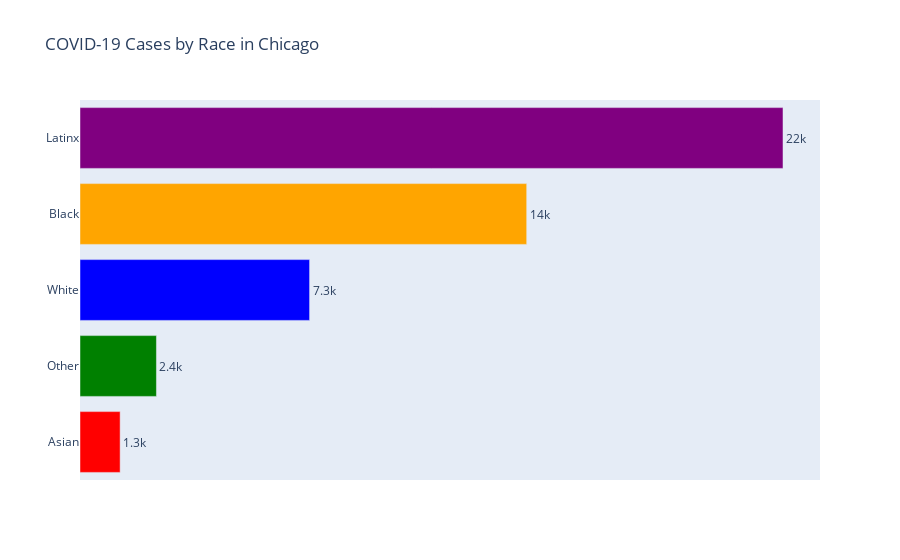

Notebook code for this chart:
### Code cell
# Calculate the cumulative cases of each race
cul_latinx = case_by_race_df["cases_latinx"].sum()
cul_asian = case_by_race_df["cases_asian_non_latinx"].sum()
cul_black = case_by_race_df["cases_black_non_latinx"].sum()
cul_white = case_by_race_df["cases_white_non_latinx"].sum()
cul_other = case_by_race_df["cases_other_non_latinx"].sum()

# Create a bar graph to show the cumulative cases of each race
df = pd.DataFrame({"race":["Latinx", "Asian", "Black", "White", "Other"],
                   "cases":[cul_latinx, cul_asian, cul_black, cul_white, cul_other]})

df = df.sort_values("cases", ascending = True)
fig = go.Figure(go.Bar(
            x= df["cases"],
            y= df["race"],
            orientation='h',
            marker=dict(
               color=['red','green','blue','orange','purple']),
            text = df["cases"], textposition = "auto"))
fig.update_layout(
    title="COVID-19 Cases by Race in Chicago", xaxis={'visible': False}
)
fig.update_traces(texttemplate='%{text:.2s}',textposition='outside')
fig.write_image("Images/cases_by_race_Chicago_bar.png")
fig.show()

### Figure 1 — Plotly figure (JSON) as saved in the notebook; plotly's stock layout.template omitted (floating-point values rounded to 4 significant figures)
{"data": [{"marker": {"color": ["red", "green", "blue", "orange", "purple"]}, "orientation": "h", "text": [1271, 2421, 7271, 14147, 22264], "textposition": "outside", "texttemplate": "%{text:.2s}", "type": "bar", "x": [1271, 2421, 7271, 14147, 22264], "y": ["Asian", "Other", "White", "Black", "Latinx"]}], "layout": {"title": {"text": "COVID-19 Cases by Race in Chicago"}, "xaxis": {"visible": false}}}
